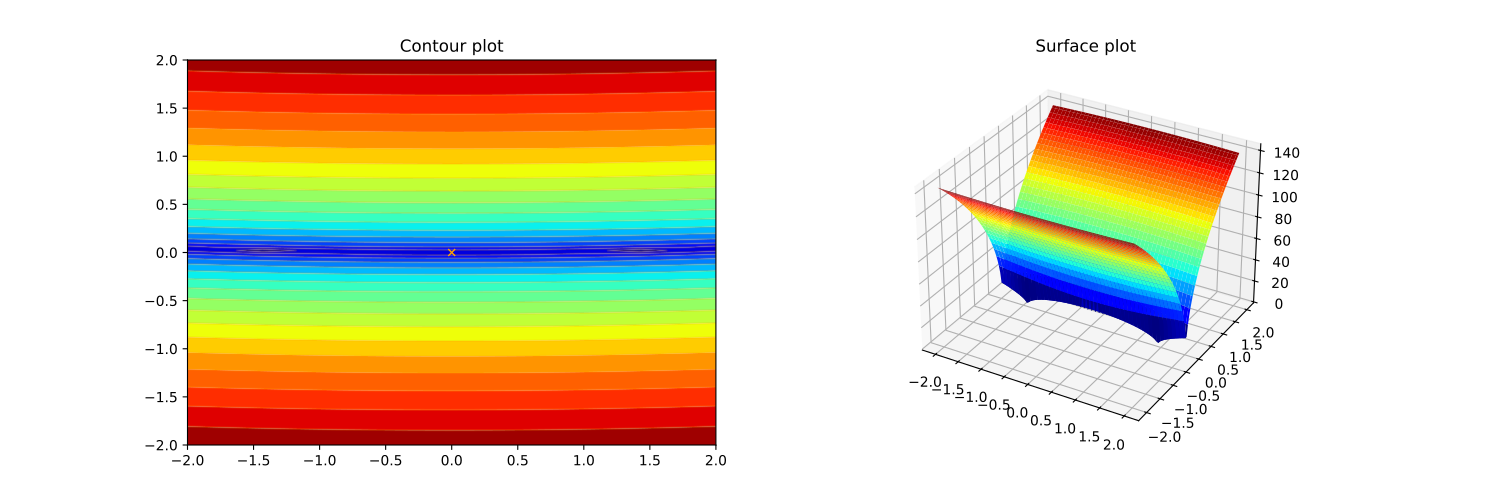

This chart was generated by the following Python code:
import matplotlib.pyplot as plt
from matplotlib import cm
import numpy as np
from cbx.objectives import Bukin6
fig = plt.figure(figsize=(15,5))
x_min = -2.
x_max =  2.
y_min = -2.
y_max =  2.
f = Bukin6()

num_pts_landscape = 100
xx = np.linspace(x_min, x_max, num_pts_landscape)
yy = np.linspace(y_min, y_max, num_pts_landscape)
XX, YY = np.meshgrid(xx,yy)
XXYY = np.stack((XX.T,YY.T)).T
Z = np.zeros((num_pts_landscape,num_pts_landscape, 2))
Z[:,:,0:2] = XXYY
ZZ = f(Z)

ax0 = fig.add_subplot(121)
ax1 = fig.add_subplot(122, projection='3d')
cs = ax0.contourf(XX,YY,ZZ, 20, cmap=cm.jet)
ax0.contour(cs, colors='orange', alpha=0.2)
ax0.plot(f.minima[:, 0], f.minima[:, 1], color='orange', marker='x', markersize=5)
ax1.plot_surface(XX,YY,ZZ, cmap=cm.jet)
ax0.set_title('Contour plot')
ax1.set_title('Surface plot')
